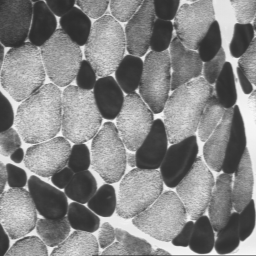
#> input picture TP3_Segmentation/muscle.tif, 256 x 256 px
$ python hysteresis.py
#> lines starting #> are read from the running program, lines starting #| are printed output that depends on the picture
#> further down, ima is the input picture: shape (256, 256); min 44, max 249, mean 133.1
#!/usr/bin/env python
# -*- coding: utf-8 -*-
"""
Created on 22 May 2019

@author: M Roux
"""


import matplotlib.pyplot as plt
from skimage import data, filters
from skimage import io as skio
from scipy import ndimage
import mrlab as mr

# POUR LA MORPHO
import skimage.morphology as morpho
import skimage.feature as skf
from scipy import ndimage as ndi


def tophat(im,rayon):
#> called with rayon = 3
    se=morpho.square(rayon)
    ero=morpho.erosion(im,se)
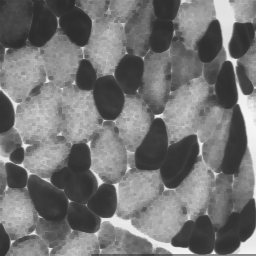
#> ero: shape (256, 256); min 44, max 245, mean 116.3
    dil=morpho.dilation(ero,se)
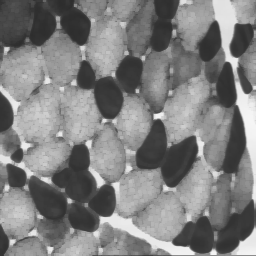
#> dil: shape (256, 256); min 44, max 245, mean 127.4
    tophat=im-dil
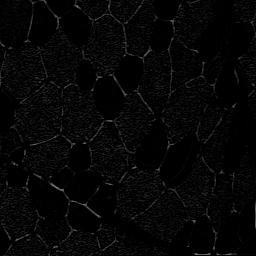
#> tophat: shape (256, 256); min 0, max 121, mean 5.7
    return tophat

fig, ax = plt.subplots(nrows=2, ncols=3)

ima = skio.imread('muscle.tif');
rayon=3
top=tophat(ima,rayon)

low = 1
high = 5


lowt = (top > low).astype(int)
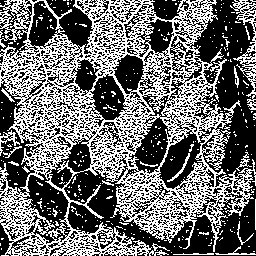
#> lowt: shape (256, 256) int64; values 0 (black) and 1 (white), 42.6% white in thin lines or dots
hight = (top > high).astype(int)
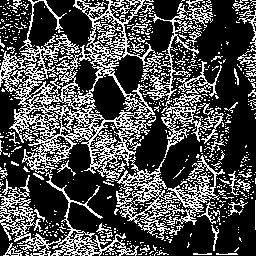
#> hight: shape (256, 256) int64; values 0 (black) and 1 (white), 30.4% white in thin lines or dots
hyst = filters.apply_hysteresis_threshold(top, low, high)
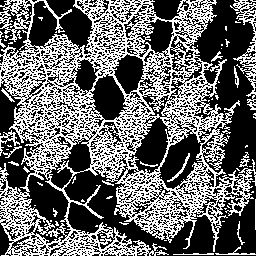
#> hyst: shape (256, 256) bool; 40.9% white in thin lines or dots


ax[0, 0].imshow(ima, cmap='gray')
ax[0, 0].set_title('Original image')

ax[0, 1].imshow(top, cmap='magma')
ax[0, 1].set_title('Tophat filter')

ax[1, 0].imshow(lowt, cmap='magma')
ax[1, 0].set_title('Low threshold')

ax[1, 1].imshow(hight, cmap='magma')
ax[1, 1].set_title('High threshold')

ax[0, 2].imshow(hyst, cmap='magma')
ax[0, 2].set_title('Hysteresis')

ax[1, 2].imshow(hight + hyst, cmap='magma')
ax[1, 2].set_title('High + Hysteresis')

for a in ax.ravel():
    a.axis('off')

plt.tight_layout()

plt.show()
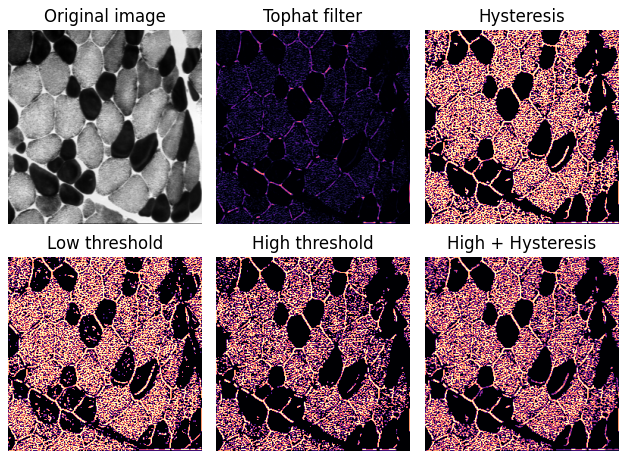
#> figure drawn by matplotlib, 6 panels

$ run again, with TP3_Segmentation/carte.tif copied over TP3_Segmentation/muscle.tif
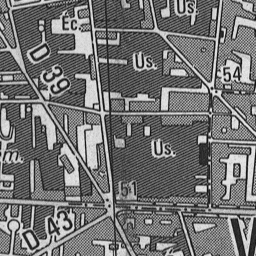
#> input picture TP3_Segmentation/carte.tif, 256 x 256 px
#> ima is the input picture: shape (256, 256); min 21, max 231, mean 116
#> `lowt = (top > low).astype(int)`:
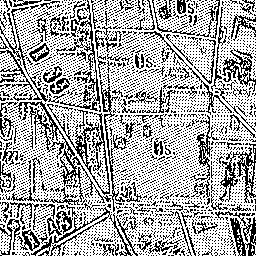
#> lowt: shape (256, 256) int64; values 0 (black) and 1 (white), 66.6% white; black in thin lines or dots
#> `hight = (top > high).astype(int)`:
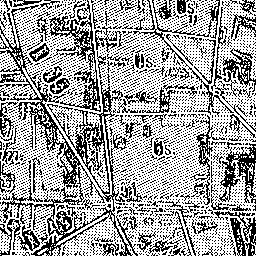
#> hight: shape (256, 256) int64; values 0 (black) and 1 (white), 63.6% white; black in thin lines or dots
#> hyst: shape (256, 256) bool; 66.5% white; black in thin lines or dots
